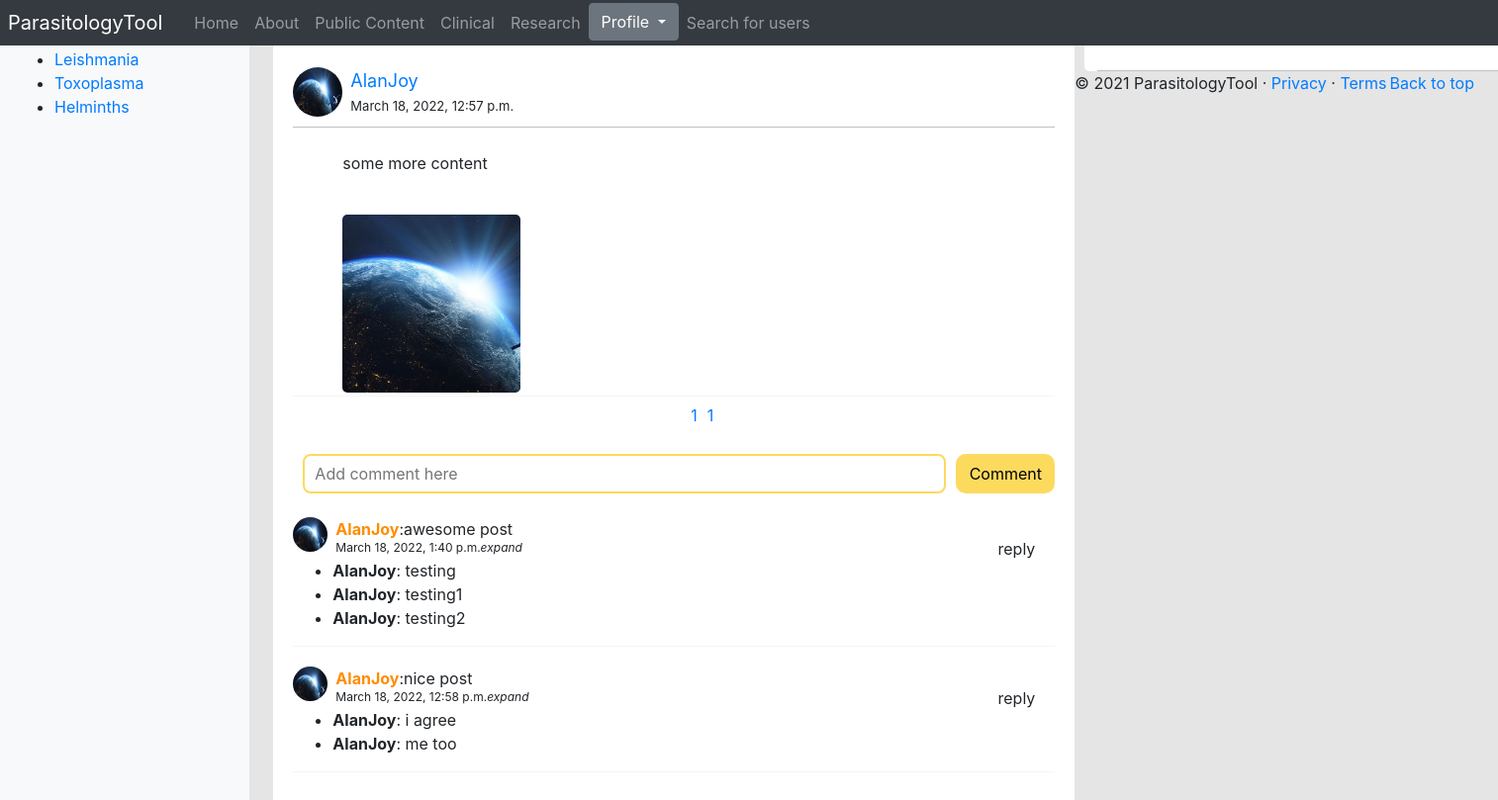
Page /parasitologyTool/clinical_portal/8/12 (signed in) on the committed database.
### parasitologyTool/models.py (models this page shows, shortened)
class Parasite(models.Model):
	NAME_MAX_LENGTH = 128
	name = models.CharField(max_length=NAME_MAX_LENGTH, unique=True)
	views = models.IntegerField(default=0)
	picture = models.ImageField(upload_to='parasite_pic')
	intro = models.CharField(max_length=3000)

class Post(models.Model):
	title = models.CharField(max_length=100)
	content = models.TextField()
	parasite = models.ForeignKey(Parasite, on_delete=models.CASCADE, default=None)
	likes = models.ManyToManyField(User, blank=True, related_name="clinical_likes")
	dislikes = models.ManyToManyField(User, blank=True, related_name="clinical_dislikes")
	user = models.ForeignKey(UserProfile, on_delete=models.CASCADE, default=None)
	date_posted = models.DateTimeField(default=timezone.now)
	@property
	def comments(self):
		return self.comment_set.all()
	@property
	def images(self):
		return self.clinicalimage_set.all()
	@property
	def model(self):
		return self.__class__.__name__
	class Meta:
		ordering = ['-date_posted',]

class UserProfile(models.Model):
	user = models.OneToOneField(User, on_delete=models.CASCADE)
	profile_picture = models.ImageField(upload_to="profile_pictures", default="profile_pictures/default_pic.png")
	ROLE_CHOICES = [
		('clinician', 'Clinician'),
		('researcher', 'Researcher'),
		('public', 'Public'),
		('admin', 'Admin'),
	]
	role = models.CharField(max_length=50, choices=ROLE_CHOICES, default='Public')
	@property
	def username(self):
		return self.user.username

class ClinicalImage(models.Model):
	clinical_post = models.ForeignKey(Post, on_delete=models.CASCADE, default=None)
	image = models.ImageField(upload_to='clinical_pictures', default=None, blank=True, null=True)

class Comment(models.Model):
	comment_text = models.TextField()
	research_post = models.ForeignKey(ResearchPost, on_delete = models.CASCADE, default=None, blank=True, null=True)
	clinical_post = models.ForeignKey(Post, on_delete=models.CASCADE, default=None, blank=True, null=True)
	user = models.ForeignKey(UserProfile, on_delete=models.CASCADE, default=None)
	date_posted = models.DateTimeField(default=timezone.now)
	@property
	def replies(self):
		return self.reply_set.all()
	def __str__(self):
		return self.comment_text
	class Meta:
		ordering = ['-date_posted',]

class Reply(models.Model):
	reply_text = models.TextField()
	parent_comment = models.ForeignKey(Comment, on_delete = models.CASCADE)
	user = models.ForeignKey(UserProfile, on_delete=models.CASCADE, default=None, null=True, blank=True)
	def __str__(self):
		return self.reply_text

### parasitologyTool/views.py (the view, shortened to what this page needs)
# urls.py: path('clinical_portal/<int:parasite_id>/<int:post_id>',views.clinical_post_page, name='clinical_post_page'),
@login_required
@clinicians_only
def clinical_post_page(request, parasite_id, post_id):
    try:
        post = Post.objects.get(id=post_id)
    except ResearchPost.DoesNotExist:
        return not_found(request)
    context_dict = {}
    context_dict['post'] = post
    comment_form = CommentForm()
    reply_form = ReplyForm()
    context_dict['comment_form'] = comment_form
    context_dict['reply_form'] = reply_form
    return render(request, 'parasitologyTool/clinical_post_page.html', context=context_dict)

### parasitologyTool/forms.py
class CommentForm(forms.ModelForm):
    comment_text = forms.CharField(required = False, label="Add comment here")
    class Meta:
        model = Comment
        fields = ('comment_text', )

class ReplyForm(forms.ModelForm):
    reply_text = forms.CharField(required=False, label="",widget=forms.TextInput(attrs={'placeholder': 'reply ...'}))
    class Meta:
        model = Reply
        fields = ('reply_text', )

### parasitologyTool/templatetags/parasitologyTool_template_tags.py (called while the page is built)
@register.inclusion_tag('parasitologyTool/parasite_list.html')
def get_parasite_list(current_category=None):
	return {'parasites': Parasite.objects.all(),
	        'current_category':current_category}

### templates/parasitologyTool/clinical_post_page.html (shortened to what this page needs)
{% extends 'parasitologyTool/base.html' %}
{% load crispy_forms_tags %}
{% load static %}
{% block body_block %}
    <link rel="stylesheet" type="text/css" href="{% static 'css/userpost.css' %}">
    <div class="box">
        <div class="a-box">
            <div>
                <a href="{% url 'parasitologyTool:clinical_parasite_page' post.parasite.id %}"> Back</a>
            </div>
            <br>
            <div class="a-s-box-author">
                <img src="{{ MEDIA_URL }}{{ post.user.profile_picture }}"
                     alt="picture of article"/>
                <a class="a-s-box-author-name"
                   href="{% url 'parasitologyTool:profile' post.user.username %}">{{ post.user.username }}</a>
                <div class="a-s-box-author-time">{{ post.date_posted }}</div>
            </div>
            <div class="a-s-box-context">
                <div class="item">
                    <div class="context">
                        {{ post.content|linebreaks|urlize }}
                    </div>
                </div>
                {% if post.images %}
                    {% for image in post.images %}
                        <a href="{{ MEDIA_URL }}{{ image.image }}"><img src="{{ MEDIA_URL }}{{ image.image }}"></a>
                    {% endfor %}
                {% endif %}
                <br>
            </div>
            <div class="a-s-box-bottom">
            </div>
            <div class="a-s-box-bottom" style="width: 170px;">
                {% if user.is_authenticated %}
                    <div style="float:right;">
                        <form class="ajax-form-dislike" id='dislike' method="POST"
                              data-url="{% url 'parasitologyTool:dislike' post.model post.id %}">
                            <a href="#" style="text-decoration: none;"><span
                                    class="dislike-count"> {{ post.dislikes.all.count }} </span></a>
                        </form>
                    </div>
                    <div style="float: right;">
                        <form class="ajax-form-like" id="like" method="POST"
                              data-url="{% url 'parasitologyTool:like' post.model post.id %}">
                            <a href="#" style="text-decoration: none; margin-right: 10px;"><span
                                    class="like-count">{{ post.likes.all.count }}</span></a>
                        </form>
                    </div>
                {% endif %}
            </div>
            <br>
            <div class="com">
                <form id="comment_form" method="post" autocomplete="off" enctype="multipart/form-data">
                    <input type="text" name="comment_text" value="" size="50" placeholder="Add comment here">
                    <button type="submit">Comment</button>
                </form>
                {% for comment in post.comments %}
                    <div class="com-s">
                        <img src="{{ MEDIA_URL }}{{ comment.user.profile_picture }}"
                             alt="picture of article"/>
                        <div class="com-s-name"><a
                                href="{% url 'parasitologyTool:profile' comment.user.username %}"><span
                                style="font-weight: bold; color: darkorange"> {{ comment.user.username }}</span></a>:{{ comment }}
                        </div>
                        <div class="com-s-time">{{ comment.date_posted }}<i data-feather="corner-up-left"
                                                                            onclick="expandToggle('{{ comment.id }}')">expand</i>
                        </div>
                        <div class="com-s-reply">
                            <span data-feather="message-square"
                                  onclick="commentReplyToggle('{{ comment.id }}')">reply</span>
                        </div>
                        <div id="reply-{{ comment.id }}">
                            <ul class="replies" style="margin-top: 7px;">
                                {% for reply in comment.replies %}
                                    <li><b>{{ reply.user.username }}</b>: {{ reply }}</li>
                                {% endfor %}
                            </ul>
                        </div>
                    </div>
                {% endfor %}
            </div>
        </div>
    </div>
    <div class="rside">
        <p><strong>Most Popular Post</strong></p>
        <div class="rside-box">
        </div>
    </div>
{% endblock %}

### templates/parasitologyTool/parasite_list.html
{% if parasites %}
    <ul>
        {% for p in parasites %}
            {% if p == current_category %}
                <li><strong><a href="{% url 'parasitologyTool:goto' %}?parasite_id={{ p.id }}">{{ p.name }}</a></strong>
                </li>
            {% else %}
                <li><a href="{% url 'parasitologyTool:goto' %}?parasite_id={{ p.id }}">{{ p.name }}</a></li>
            {% endif %}
        {% endfor %}
    </ul>
{% else %}
    <strong>No parasites</strong>
{% endif %}

### static/css/userpost.css (style rules this page uses)
body { background: #E5E5E5; }
.box { float: left; }
.a-box { background: white; padding: 20px; border-radius: 5px; width: 810px; margin-bottom: -10px; }
.a-s-box-author img { float: initial; width: 50px; height: 50px; border-radius: 50%; }
.a-s-box-author { font-size: 15px; padding-bottom: 10px; border-bottom: solid 0.5px silver; position: relative; }
.a-s-box-author-name { position: absolute; top: 0px; left: 58px; font-size: 18px; }
.a-s-box-author-time { position: absolute; left:58px; top: 30px; font-size: 13px; }
.a-s-box-context { padding-left: 50px; border-bottom: solid 1px whitesmoke; }
.a-s-box-context img { width: 180px; height: 180px; margin-right: 3px; margin-bottom: 3px; border-radius: 5px; object-fit: cover; }
.a-s-box-bottom { width: 255px; text-align: center; float: left; padding-top: 7px; }
.rside { width: 460px; margin-left: 820px; background: white; border-radius: 5px; }
.rside-box { margin-left: 13px; margin-right: 13px; border-bottom: solid 0.5px silver; padding-bottom: 10px; font-size: 13px; }
.rside p { font-size: 20px; padding: 7px; border-bottom: solid 0.5px silver; }
.context { white-space: pre-line; }
.com input { width: 650px; height: 40px; border: 2px solid #fcda5e; border-radius: 8px;margin: 10px; outline: none; font-size: 13px; float: left; padding-left: 10px; font-size: 16px; }
.com button { width: 100px; height: 40px; margin-top: 10px; background: #fcda5e; border-radius: 10px; border: 2px solid #fcda5e; color: black; }
.com-s { position: relative; margin-bottom: 20px; border-bottom: solid 1px whitesmoke; }
.com-s img { float: initial; width: 35px; height: 35px; border-radius: 50%; }
.com-s-name { position: absolute; left:43px; top: 0px; }
.com-s-time { position: absolute; left:43px; top: 22px; font-size: 12px; }
.com-s-reply { position: absolute; right: 20px; top: 20px; }

### rows in the picture
Parasite: name "Leishmania"
Parasite: name "Toxoplasma"
Parasite: name "Helminths"
Post: user.profile_picture (picture), user.username "AlanJoy", date_posted "March 18, 2022, 12:57 p.m.", content "some more content", dislikes.all.count "1", likes.all.count "1"
ClinicalImage: image (picture)
Comment: user.profile_picture (picture), user.username "AlanJoy", comment_text "awesome post", date_posted "March 18, 2022, 1:40 p.m."
Reply: user.username "AlanJoy", reply_text "testing"
Reply: user.username "AlanJoy", reply_text "testing1"
Reply: user.username "AlanJoy", reply_text "testing2"
Comment: user.profile_picture (picture), user.username "AlanJoy", comment_text "nice post", date_posted "March 18, 2022, 12:58 p.m."
Reply: user.username "AlanJoy", reply_text "i agree"
Reply: user.username "AlanJoy", reply_text "me too"
